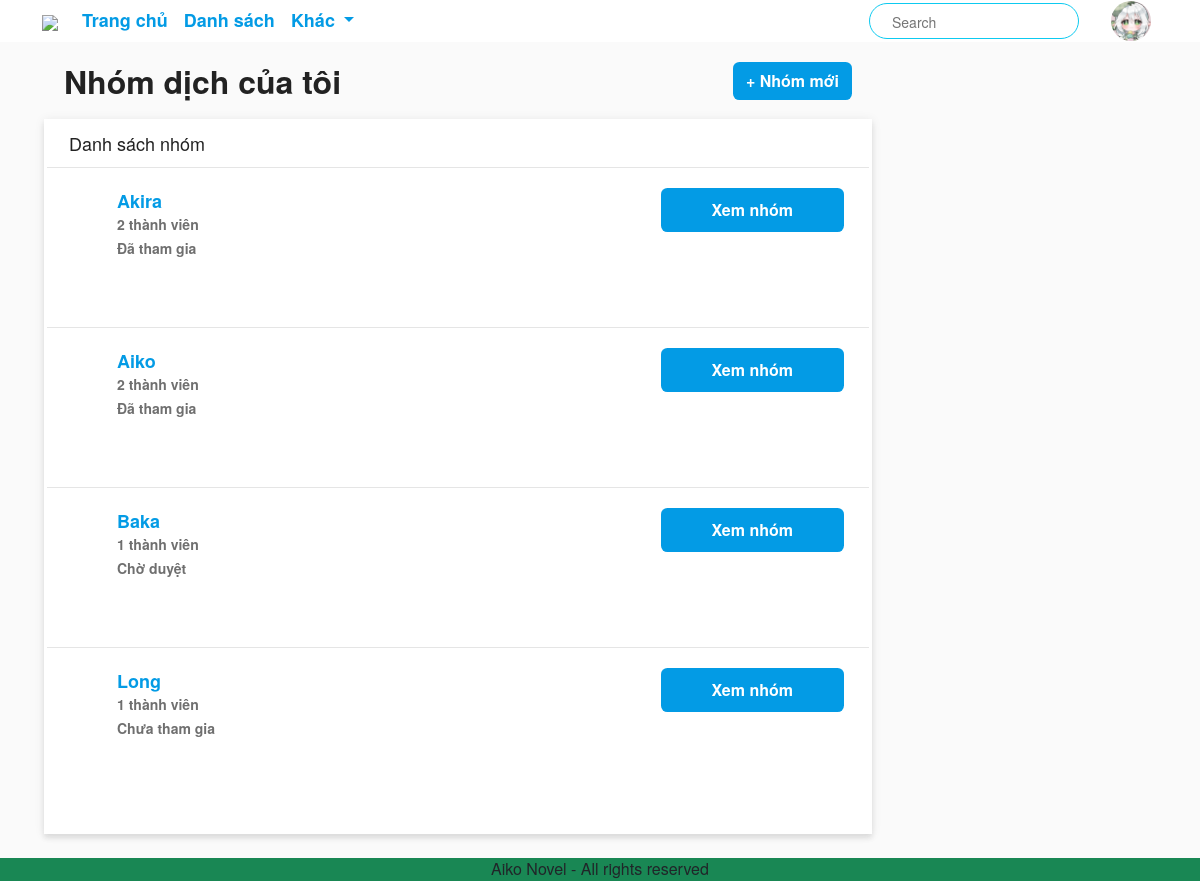
The app's page /trans-team (signed in), older data.
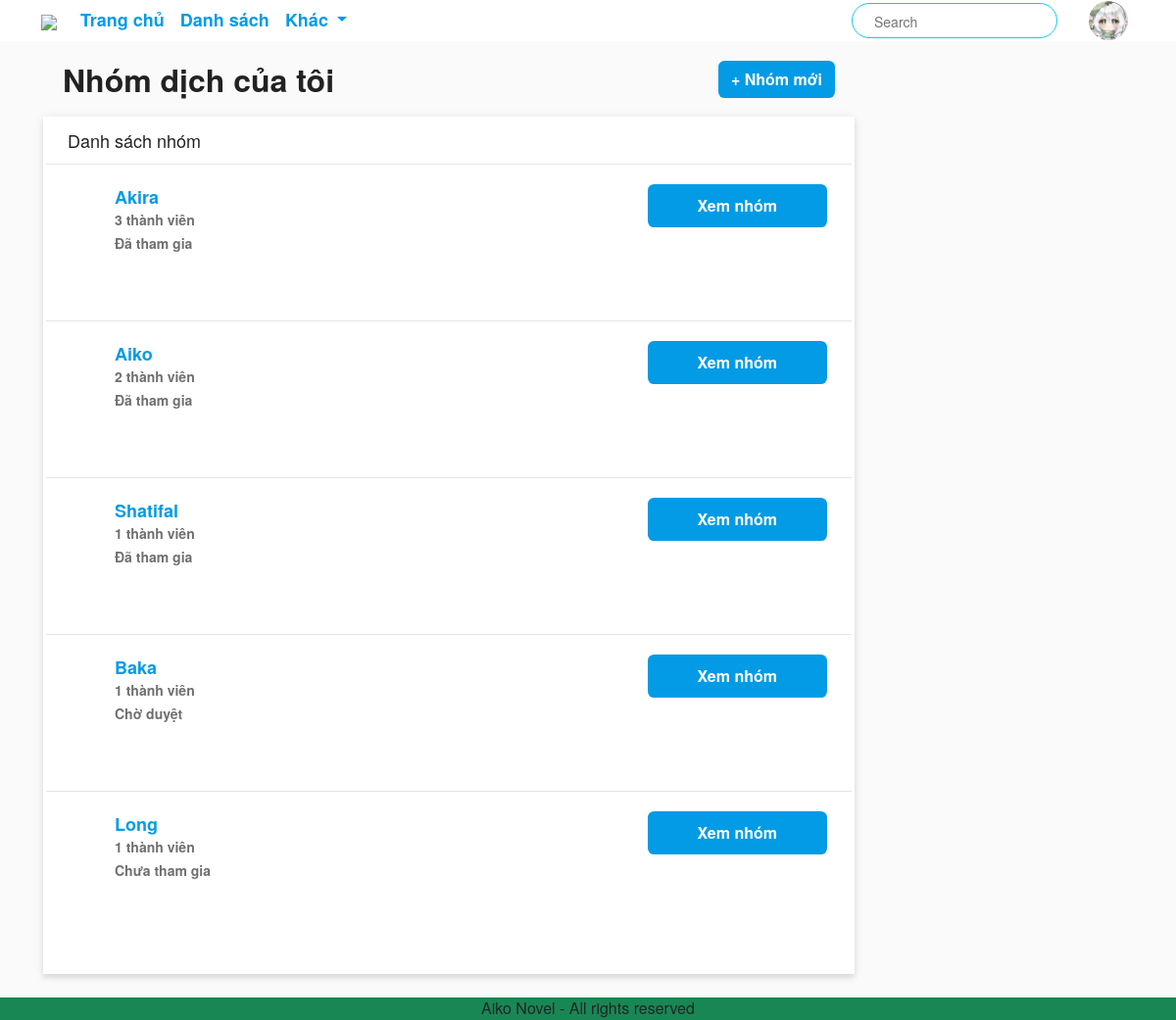
The same page, newer data.
### app/models.py (models this page shows, shortened)
class Group(models.Model):
    id = models.AutoField(primary_key=True)
    groupname = models.CharField(max_length=40, db_index=True)
    description = models.TextField(null=True, blank=True)

### app/views.py (the view)
# urls.py: path('trans-team', views.transTeam, name="transteam"),
def transTeam(request):
    user = request.user
    member_groups = Member.objects.filter(auth_user=user, teamrole__in=['admin', 'owner', 'member']).values_list('group', flat=True)
    waiter_groups = Member.objects.filter(auth_user=user, teamrole='waiter').values_list('group', flat=True)
    groups = Group.objects.filter(id__in=member_groups)
    groups_waiter = Group.objects.filter(id__in=waiter_groups)
    other_groups = Group.objects.exclude(id__in=member_groups).exclude(id__in=waiter_groups)
    group_member_counts = []
    forOfTransTeam(group_member_counts, groups, 'Đã tham gia')
    forOfTransTeam(group_member_counts, groups_waiter, 'Chờ duyệt')
    forOfTransTeam(group_member_counts, other_groups, 'Chưa tham gia')
    context = {
        'group_member_counts': group_member_counts,
    }
    return render(request, 'app/transteam.html', context)

### app/info.py (called while the page is built)
def get_user_info(request):
    info = {}  # Khởi tạo info ngay cả khi không có người dùng xác thực
    if request.user.is_authenticated:
        user = request.user
        try:
            info_user = UserInfo.objects.get(username=user)
            info['InfoUser'] = info_user
        except UserInfo.DoesNotExist:
            info['error'] = "Thông tin người dùng không tồn tại."
    return info

### app/views.py (called while the page is built)
def forOfTransTeam(group_member_counts, groups, join):
    for group in groups:
        member = Member.objects.filter(group=group, teamrole__in=['owner', 'admin', 'member'])
        group_member_info = {
            'groupname': group.groupname,
            'groupid': group.id,
            'member_count': member.count(),
            'join': join,
            'is_member': (join == 'Đã tham gia'),  # Đã tham gia: True, Chưa tham gia: False
            'is_waiter': (join == 'Chờ duyệt'),
        }
        group_member_counts.append(group_member_info)

### app/templates/app/transteam.html (shortened to what this page needs)
{% extends "app/base.html" %}
{% load static %}
{% block main_content %}
    <div id="app-container">
        <div id="content-works" class="container">
            <div>
                <div class="row">
                    <div class="col-md-9">
                        <header>
                            <div>
                                <h2>
                                    <strong aria-label="Translation Teams">Nhóm dịch của tôi</strong>
                                    <button  class="btn btn-blue btn-right-align pull-right trans-teams" onclick="loadAddGroupForm()">+ Nhóm mới</button>
                                </h2>
                            </div>
                        </header>
                        <div class="panel">
                            <div class="works-type-select">
                                <button class="on-switch-type">Danh sách nhóm</button>
                            </div>
                            <section class="item-lists row" role="list">
                                <div class="works-list">
                                    {% for group_info in group_member_counts %}
                                    <div class="works-item">
                                        <div class="row-container">
                                            <div class="left-container">
                                                <div class="item-wrapper">
                                                    <div class="item-info">
                                                        <h3 class="item-name"><a href=""><strong>{{ group_info.groupname }}</strong></a></h3>
                                                        <div class="counts"><strong>{{ group_info.member_count }} thành viên</strong></div>
                                                        <div class="counts"><strong>{{ group_info.join }}</strong></div>
                                                    </div>
                                                </div>
                                            </div>
                                            <div class="actions-wrapper">
                                                <div class="dropdown parts-dropdown">
                                                    <buton class="btn btn-blue btn-primary" type="button" data-bs-toggle="dropdown" aria-expanded="false">
                                                        <span class="text">Xem nhóm</span>
                                                    </buton>
                                                </div>
                                            </div>
                                        </div>
                                    </div>
                                    {% endfor%}
                                </div>
                            </section>
                        </div>
                    </div>
                </div>
            </div>
        </div>
    </div>
{% endblock main_content %}

Row changes from the older to the newer data that the page shows:
added Group: groupname "Shatifal"
Text that changed along with them:
new list line: "Akira"
new list line: "3 thành viên Đã tham gia Xem nhóm"
new list line: "1 thành viên Đã tham gia Xem nhóm"
list line gone: "Akira"
list line gone: "2 thành viên Đã tham gia Xem nhóm"
